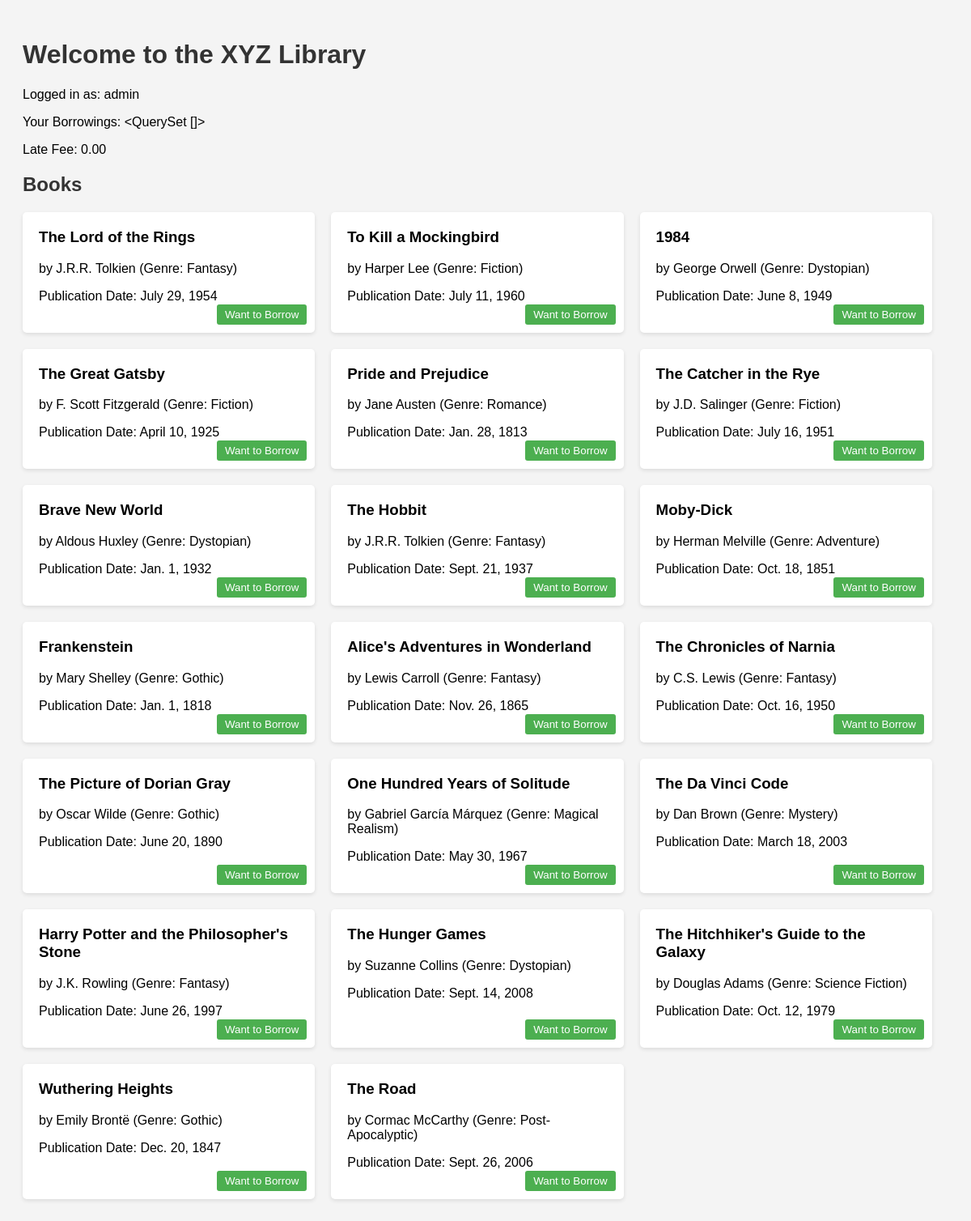
The app's page / (signed in) with its own data.
### accounts/models.py (models this page shows, shortened)
class CustomUser(AbstractUser):
    borrowed_books = models.ManyToManyField('BookBorrowed', blank=True)
    late_fee = models.DecimalField(max_digits=10, decimal_places=2, default=0)
    name = models.CharField(max_length=255)
    password = models.CharField(max_length=128)

### books/models.py (models this page shows, shortened)
class Book(models.Model):
    title = models.CharField(max_length=100)
    author = models.CharField(max_length=100)
    genre = models.CharField(max_length=50)
    publication_date = models.DateField()

### accounts/views.py (the view)
# urls.py: path('', views.account_home, name='account_home'),
def account_home(request):
    books = Book.objects.all()
    user_info = None
    if request.user.is_authenticated:
        user_info = {
            'username': request.user.username,
            'borrowed_books': request.user.borrowed_books.all(),
            'late_fee': request.user.late_fee,
        }
    return render(request, 'homepage.html', {'books': books, 'user_info': user_info})

### accounts/templates/homepage.html (shortened to what this page needs)
<!DOCTYPE html>
<html lang="en">
<head>
</head>
<body>
    <h1>Welcome to the XYZ Library</h1>
    {% if user_info %}
    <p>Logged in as: {{ user_info.username }}</p>
    <p>Your Borrowings: {{ user_info.borrowed_books }}</p>
    <p>Late Fee: {{ user_info.late_fee }}</p>
    {% endif %}
    <h2>Books</h2>
    <div class="book-container">
        {% for book in books %}
        <div class="book">
            <h3>{{ book.title }}</h3>
            <p>by {{ book.author }} (Genre: {{ book.genre }})</p>
            <p>Publication Date: {{ book.publication_date }}</p>
            <button class="borrow-button">Want to Borrow</button>
        </div>
        {% endfor %}
    </div>
</body>
</html>

### accounts/templates/homepage.html (style rules this page uses)
body { font-family: Arial, sans-serif; background-color: #f4f4f4; padding: 20px; }
h1, h2 { color: #333; }
.book-container { display: flex; flex-wrap: wrap; gap: 20px; margin-top: 20px; }
.book { background-color: #fff; padding: 20px; border-radius: 5px; box-shadow: 0 2px 5px rgba(0, 0, 0, 0.1); width: calc(33.33% - 20px); box-sizing: border-box; position: relative; }
.book h3 { margin-top: 0; }
.borrow-button { position: absolute; bottom: 10px; right: 10px; background-color: #4caf50; color: white; padding: 5px 10px; border: none; border-radius: 3px; cursor: pointer; }

### records on screen
CustomUser: username "admin", late_fee "0.00"
Book: title "The Lord of the Rings", author "J.R.R. Tolkien", genre "Fantasy", publication_date "July 29, 1954"
Book: title "To Kill a Mockingbird", author "Harper Lee", genre "Fiction", publication_date "July 11, 1960"
Book: title "1984", author "George Orwell", genre "Dystopian", publication_date "June 8, 1949"
Book: title "The Great Gatsby", author "F. Scott Fitzgerald", genre "Fiction", publication_date "April 10, 1925"
Book: title "Pride and Prejudice", author "Jane Austen", genre "Romance", publication_date "Jan. 28, 1813"
Book: title "The Catcher in the Rye", author "J.D. Salinger", genre "Fiction", publication_date "July 16, 1951"
Book: title "Brave New World", author "Aldous Huxley", genre "Dystopian", publication_date "Jan. 1, 1932"
Book: title "The Hobbit", author "J.R.R. Tolkien", genre "Fantasy", publication_date "Sept. 21, 1937"
Book: title "Moby-Dick", author "Herman Melville", genre "Adventure", publication_date "Oct. 18, 1851"
Book: title "Frankenstein", author "Mary Shelley", genre "Gothic", publication_date "Jan. 1, 1818"
Book: title "Alice's Adventures in Wonderland", author "Lewis Carroll", genre "Fantasy", publication_date "Nov. 26, 1865"
Book: title "The Chronicles of Narnia", author "C.S. Lewis", genre "Fantasy", publication_date "Oct. 16, 1950"
Book: title "The Picture of Dorian Gray", author "Oscar Wilde", genre "Gothic", publication_date "June 20, 1890"
Book: title "One Hundred Years of Solitude", author "Gabriel García Márquez", genre "Magical Realism", publication_date "May 30, 1967"
Book: title "The Da Vinci Code", author "Dan Brown", genre "Mystery", publication_date "March 18, 2003"
Book: title "Harry Potter and the Philosopher's Stone", author "J.K. Rowling", genre "Fantasy", publication_date "June 26, 1997"
Book: title "The Hunger Games", author "Suzanne Collins", genre "Dystopian", publication_date "Sept. 14, 2008"
Book: title "The Hitchhiker's Guide to the Galaxy", author "Douglas Adams", genre "Science Fiction", publication_date "Oct. 12, 1979"
Book: title "Wuthering Heights", author "Emily Brontë", genre "Gothic", publication_date "Dec. 20, 1847"
Book: title "The Road", author "Cormac McCarthy", genre "Post-Apocalyptic", publication_date "Sept. 26, 2006"

### other values on screen
{{ user_info.borrowed_books }} "<QuerySet []>"
